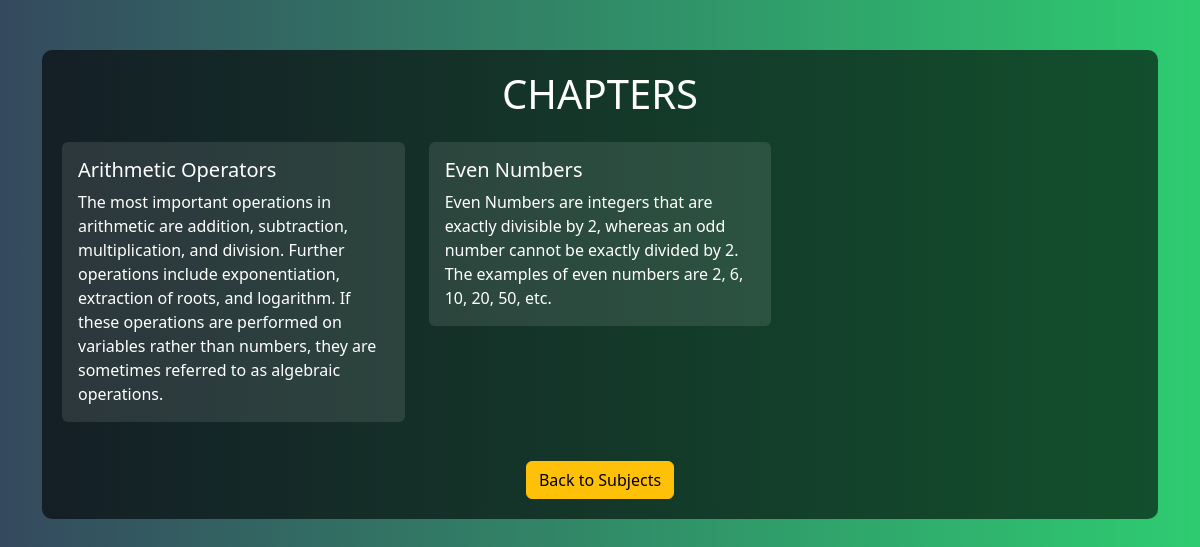
Page /chapters/1 (signed in) on the committed database.
### tables this page shows
CREATE TABLE chapters (
            id INTEGER PRIMARY KEY AUTOINCREMENT,
            subject_id INTEGER,
            name TEXT NOT NULL,
            description TEXT,
            FOREIGN KEY (subject_id) REFERENCES subjects (id)
        );

### app.py (the view)
@app.route('/chapters/<int:subject_id>')
def view_chapters(subject_id):
    if 'user' not in session:
        return redirect(url_for('login'))
    conn = sqlite3.connect('quiz_master.db')
    cursor = conn.cursor()
    cursor.execute("SELECT name FROM subjects WHERE id = ?", (subject_id,))
    subject_name = cursor.fetchone()[0]
    cursor.execute("SELECT id, name, description FROM chapters WHERE subject_id = ?", (subject_id,))
    chapters = cursor.fetchall()
    conn.close()
    return render_template('chapters.html', chapters=chapters, subject_name=subject_name, subject_id=subject_id)

### templates/chapters.html (shortened to what this page needs)
<!DOCTYPE html>
<html lang="en">
<head>
    <link rel="stylesheet" href="https://cdn.jsdelivr.net/npm/bootstrap@5.3.0/dist/css/bootstrap.min.css">
</head>
<body>
    <div class="container">
        <div class="chapters-container">
            <h1 class="text-center mb-4">CHAPTERS</h1>
            <div class="row">
                {% for chapter in chapters %}
                <div class="col-md-4">
                    <div class="card chapter-card" onclick="window.location.href='/quizzes/{{ chapter[0] }}'">
                        <div class="card-body">
                            <h5 class="card-title">{{ chapter[1] }}</h5>
                            <p class="card-text">{{ chapter[2] or 'No description available' }}</p>
                        </div>
                    </div>
                </div>
                {% endfor %}
            </div>
            <div class="text-center mt-4">
                <a href="/subjects" class="btn btn-warning">Back to Subjects</a>
            </div>
        </div>
    </div>
</body>
</html>

### templates/chapters.html (style rules this page uses)
body { background: linear-gradient(to right, #34495e, #2ecc71); min-height: 100vh; color: white; }
.chapters-container { background-color: rgba(0, 0, 0, 0.6); border-radius: 10px; padding: 20px; margin-top: 50px; }
.chapter-card { background-color: rgba(255, 255, 255, 0.1); border: none; margin-bottom: 15px; transition: transform 0.3s; }
.chapter-card .card-body { color: white; }

### rows in the picture
chapters: name "Arithmetic Operators", description "The most important operations in arithmetic are addition, subtraction, multiplication, and division. Further operations include exponentiation, extraction of roots, and logarithm. If these operations are performed on variables rather than numbers, they are sometimes referred to as algebraic operations."
chapters: name "Even Numbers", description "Even Numbers are integers that are exactly divisible by 2, whereas an odd number cannot be exactly divided by 2. The examples of even numbers are 2, 6, 10, 20, 50, etc."
